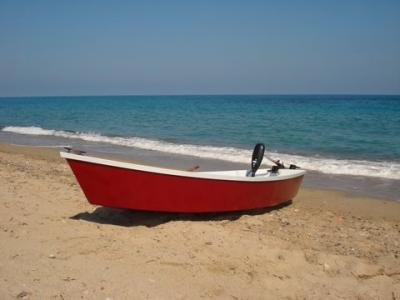
#> input picture im25.jpg, 400 x 300 px
$ jupyter execute --allow-errors Untitled1.ipynb
#> lines starting #> are read from the running program, lines starting #| are printed output that depends on the picture; long printed decimals are rounded
[cell 1]
import numpy as np
import matplotlib.pyplot as plt
import cv2
import random

[cell 2]
I = cv2.imread('im25.jpg')
#> I is the input picture: shape (300, 400, 3); mean B, G, R 126.2, 127.6, 127.8
I = cv2.cvtColor(I, cv2.COLOR_BGR2RGB)
nf,nc,nch=I.shape
#> nf = 300; nc = 400; nch = 3
print(nf,nc,nch)
#| 300 400 3
plt.imshow(I,  cmap='gray')

[cell 3]
Ir=I[:,:,0]
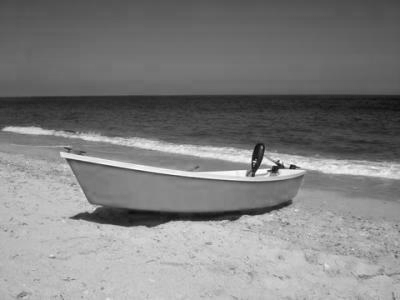
#> Ir: shape (300, 400); min 12, max 255, mean 127.8
Ig=I[:,:,1]
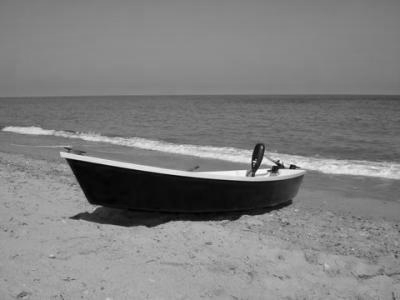
#> Ig: shape (300, 400); min 0, max 255, mean 127.6
Ib=I[:,:,2]
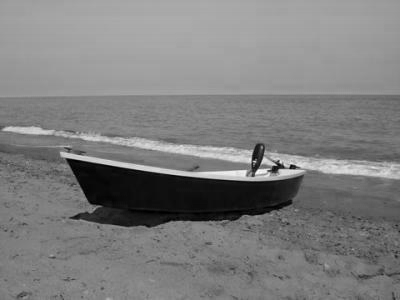
#> Ib: shape (300, 400); min 0, max 252, mean 126.2
fig1=plt.figure(figsize = (18,7))
plt.imshow(np.c_[Ir,Ig,Ib],  cmap='jet')
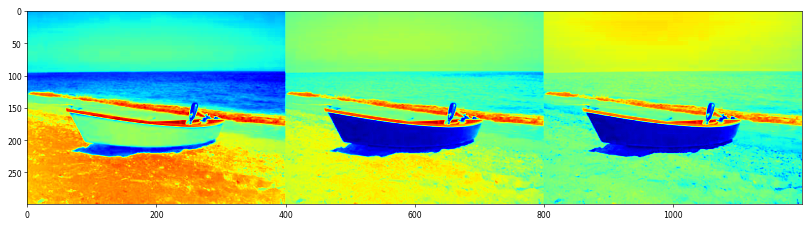
#> figure drawn by matplotlib, 1 panel

[cell 4]
Ir=Ir.ravel().astype(float)
Ig=Ig.ravel().astype(float)
Ib=Ib.ravel().astype(float)
K=3
mr = [Ir[random.randint(0, len(Ir))] for i in range(K)]
#> mr = [178, 80, 199]
mg = [Ig[random.randint(0, len(Ig))] for i in range(K)]
#> mg = [163, 111, 134]
mb = [Ib[random.randint(0, len(Ib))] for i in range(K)]
#> mb = [146, 126, 199]
print(mr,mb,mg)
#| [178.0, 80.0, 199.0] [146.0, 126.0, 199.0] [163.0, 111.0, 134.0]

[cell 5]
distancia=np.zeros((nc*nf,K))
for ite in range(30):
    for k in range(K):
        distancia[:,k]=np.sqrt((Ir-mr[k])**2+(Ig-mg[k])**2+(Ib-mb[k])**2)
    assig=np.argmin(distancia,axis=1)
    for k in range(K):
            mr[k]=np.mean(Ir[assig==k])
            mg[k]=np.mean(Ig[assig==k])
            mb[k]=np.mean(Ib[assig==k])
    print("medias rojo: %2.2f %2.2f %2.2f" %(mr[0],mr[1],mr[2]))
    print("medias verde: %2.2f %2.2f %2.2f" %(mg[0],mg[1],mg[2]))
    print("medias azul: %2.2f %2.2f %2.2f" %(mb[0],mb[1],mb[2]))
    print("_____________________")
#> this loop made 30 passes
#> (printed output is left out)
#> after the loop, mb = [119, 126.1, 194.7]; mg = [152.6, 108.9, 203]; mr = [181.8, 92.32, 211.3]

[cell 6]
I_seg_r=Ir*1
I_seg_g=Ig*1
I_seg_b=Ib*1
for k in range(K):
    distancia[:,k]=np.sqrt((Ir-mr[k])**2+(Ig-mg[k])**2+(Ib-mb[k])**2)
assig=np.argmin(distancia,axis=1)
for k in range(K):
    I_seg_r[assig==k]=mr[k]
    I_seg_g[assig==k]=mg[k]
    I_seg_b[assig==k]=mb[k]
I_seg=I*1
I_seg[:,:,0]=I_seg_r.reshape(nf,nc)
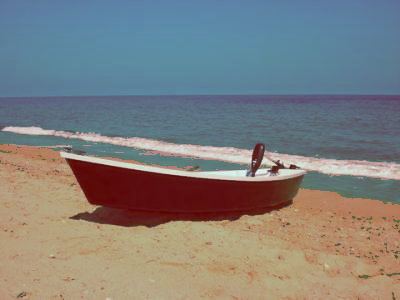
#> I_seg: shape (300, 400, 3); mean R, G, B 127.4, 127.6, 126.2
I_seg[:,:,1]=I_seg_g.reshape(nf,nc)
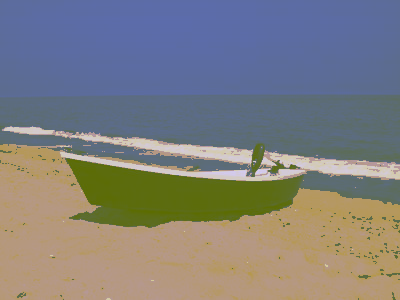
#> I_seg: shape (300, 400, 3); mean R, G, B 127.4, 126.8, 126.2
I_seg[:,:,2]=I_seg_b.reshape(nf,nc)
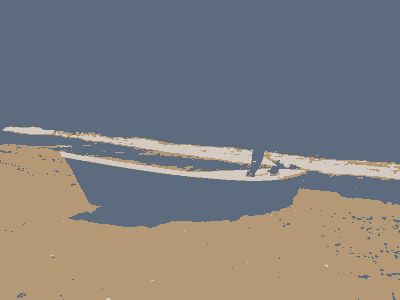
#> I_seg: shape (300, 400, 3); mean R, G, B 127.4, 126.8, 125.8
plt.imshow(I_seg, cmap='gray')

[cell 7]
import pydicom as dicom
import matplotlib.pylab as plt

# specify your image path
image_path = 'data/train_images/sample.dcm'
#> (the rest of this cell did not finish here and is left out)

[cell 8]
print(np.mean(I[I<250]))
#| 127.183

[cell 9]
I = cv2.imread('im24.jpg')
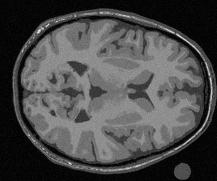
#> input picture im24.jpg, 217 x 181 px
#> I is the input picture: shape (181, 217, 3); min 0, max 244, mean 73.4
I = cv2.cvtColor(I, cv2.COLOR_BGR2GRAY)
#> I: shape (181, 217)
plt.hist(I.ravel(),256,[0,256]);
var_max=0
umbral1=2
umbral2=3
for i in range(2,252):
    for j in range(i+1,253):
        var1=np.var(I[I<i])
        It=I[I>=i]
        It=It[It<j]
        var2=np.var(It)
        var3=np.var(I[I>=j])
        vart=var1+var2+var3
        if vart>var_max:
            var_max=vart
            umbral1=i
            umbral2=j
#> after the loop, umbral1 = 151; umbral2 = 229; var_max = 3354.8

print(umbral1,umbral2)
#| 151 229
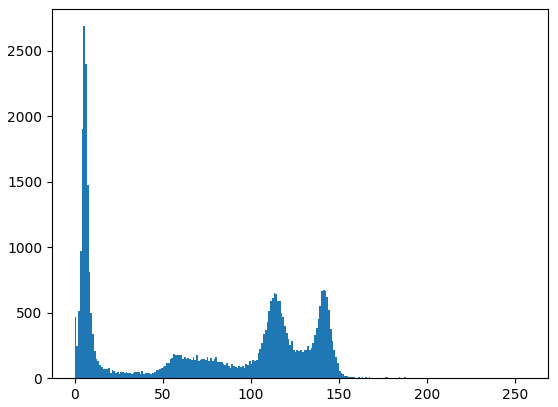
#> figure drawn by matplotlib, 1 panel; tallest bar 2689 high, from x = 5 to 6

[cell 10]
I = cv2.imread('im24.jpg')
I = cv2.cvtColor(I, cv2.COLOR_BGR2GRAY)
I=I.astype(float)
I=I.ravel()
k=3
C=np.zeros((k,))
dist=np.zeros((k,len(I)))
#######
for i in range(k):
    C[i]=random.randint(0, 255)
#######

for i in range(k):
    dist[i,:]=np.sqrt((C[i]-I)**2)
assig=np.argmin(dist,axis=0)
